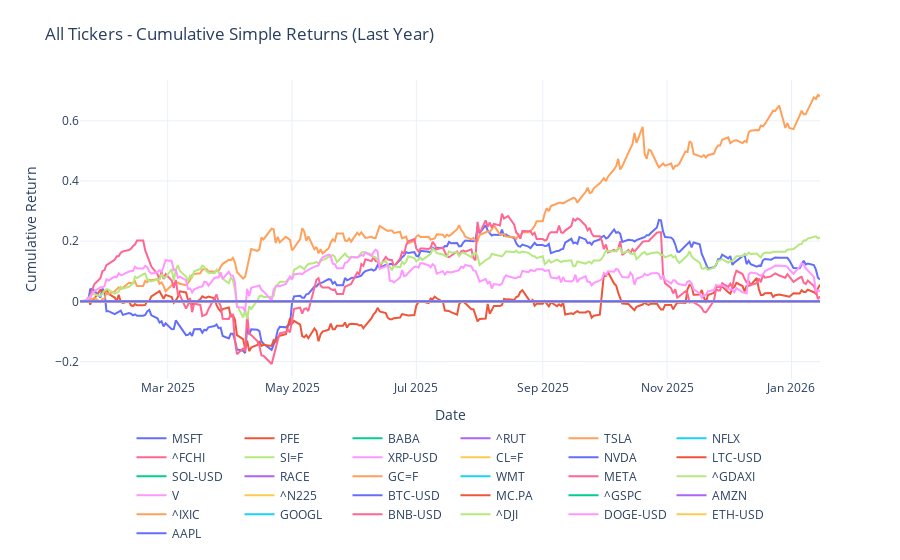

Notebook source saved alongside this figure:
### Code cell
# plot cumprod_simple
fig = go.Figure()
for column in cumprod_simple.columns:
    fig.add_trace(
        go.Scatter(
            x=cumprod_simple.index,
            y=cumprod_simple[column],
            mode="lines",
            name=column,
        )
    )

fig.update_layout(
    title="All Tickers - Cumulative Simple Returns (Last Year)",
    xaxis_title="Date",
    yaxis_title="Cumulative Return",
    legend=dict(orientation="h", yanchor="top", y=-0.15, xanchor="center", x=0.5),
    template="plotly_white",
    margin=dict(t=80, b=120),
)
fig.show()

### Figure 1 — Plotly figure (JSON) as saved in the notebook; plotly's stock layout.template omitted (floating-point values rounded to 4 significant figures; data arrays with more than 128 entries replaced by an {"elided": "..."} marker saying what was removed)
{"data": [{"mode": "lines", "name": "MSFT", "type": "scatter", "x": {"elided": "257 str values"}, "y": {"elided": "257 float values"}}, {"mode": "lines", "name": "PFE", "type": "scatter", "x": {"elided": "257 str values"}, "y": {"elided": "257 float values"}}, {"mode": "lines", "name": "BABA", "type": "scatter", "x": {"elided": "257 str values"}, "y": {"elided": "257 int values"}}, {"mode": "lines", "name": "^RUT", "type": "scatter", "x": {"elided": "257 str values"}, "y": {"elided": "257 int values"}}, {"mode": "lines", "name": "TSLA", "type": "scatter", "x": {"elided": "257 str values"}, "y": {"elided": "257 int values"}}, {"mode": "lines", "name": "NFLX", "type": "scatter", "x": {"elided": "257 str values"}, "y": {"elided": "257 int values"}}, {"mode": "lines", "name": "^FCHI", "type": "scatter", "x": {"elided": "257 str values"}, "y": {"elided": "257 int values"}}, {"mode": "lines", "name": "SI=F", "type": "scatter", "x": {"elided": "257 str values"}, "y": {"elided": "257 int values"}}, {"mode": "lines", "name": "XRP-USD", "type": "scatter", "x": {"elided": "257 str values"}, "y": {"elided": "257 int values"}}, {"mode": "lines", "name": "CL=F", "type": "scatter", "x": {"elided": "257 str values"}, "y": {"elided": "257 int values"}}, {"mode": "lines", "name": "NVDA", "type": "scatter", "x": {"elided": "257 str values"}, "y": {"elided": "257 int values"}}, {"mode": "lines", "name": "LTC-USD", "type": "scatter", "x": {"elided": "257 str values"}, "y": {"elided": "257 int values"}}, {"mode": "lines", "name": "SOL-USD", "type": "scatter", "x": {"elided": "257 str values"}, "y": {"elided": "257 int values"}}, {"mode": "lines", "name": "RACE", "type": "scatter", "x": {"elided": "257 str values"}, "y": {"elided": "257 int values"}}, {"mode": "lines", "name": "GC=F", "type": "scatter", "x": {"elided": "257 str values"}, "y": {"elided": "257 float values"}}, {"mode": "lines", "name": "WMT", "type": "scatter", "x": {"elided": "257 str values"}, "y": {"elided": "257 int values"}}, {"mode": "lines", "name": "META", "type": "scatter", "x": {"elided": "257 str values"}, "y": {"elided": "257 float values"}}, {"mode": "lines", "name": "^GDAXI", "type": "scatter", "x": {"elided": "257 str values"}, "y": {"elided": "257 float values"}}, {"mode": "lines", "name": "V", "type": "scatter", "x": {"elided": "257 str values"}, "y": {"elided": "257 float values"}}, {"mode": "lines", "name": "^N225", "type": "scatter", "x": {"elided": "257 str values"}, "y": {"elided": "257 int values"}}, {"mode": "lines", "name": "BTC-USD", "type": "scatter", "x": {"elided": "257 str values"}, "y": {"elided": "257 int values"}}, {"mode": "lines", "name": "MC.PA", "type": "scatter", "x": {"elided": "257 str values"}, "y": {"elided": "257 int values"}}, {"mode": "lines", "name": "^GSPC", "type": "scatter", "x": {"elided": "257 str values"}, "y": {"elided": "257 int values"}}, {"mode": "lines", "name": "AMZN", "type": "scatter", "x": {"elided": "257 str values"}, "y": {"elided": "257 int values"}}, {"mode": "lines", "name": "^IXIC", "type": "scatter", "x": {"elided": "257 str values"}, "y": {"elided": "257 int values"}}, {"mode": "lines", "name": "GOOGL", "type": "scatter", "x": {"elided": "257 str values"}, "y": {"elided": "257 int values"}}, {"mode": "lines", "name": "BNB-USD", "type": "scatter", "x": {"elided": "257 str values"}, "y": {"elided": "257 int values"}}, {"mode": "lines", "name": "^DJI", "type": "scatter", "x": {"elided": "257 str values"}, "y": {"elided": "257 int values"}}, {"mode": "lines", "name": "DOGE-USD", "type": "scatter", "x": {"elided": "257 str values"}, "y": {"elided": "257 int values"}}, {"mode": "lines", "name": "ETH-USD", "type": "scatter", "x": {"elided": "257 str values"}, "y": {"elided": "257 int values"}}, {"mode": "lines", "name": "AAPL", "type": "scatter", "x": {"elided": "257 str values"}, "y": {"elided": "257 int values"}}], "layout": {"legend": {"orientation": "h", "x": 0.5, "xanchor": "center", "y": -0.15, "yanchor": "top"}, "margin": {"b": 120, "t": 80}, "title": {"text": "All Tickers - Cumulative Simple Returns (Last Year)"}, "xaxis": {"title": {"text": "Date"}}, "yaxis": {"title": {"text": "Cumulative Return"}}}}
